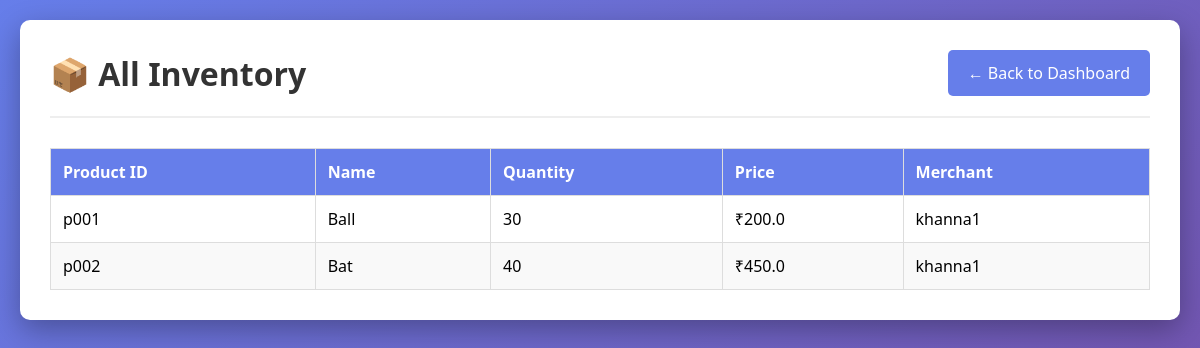
Page /admin/inventory (signed in) on the committed database.
### tables this page shows
CREATE TABLE products (
        product_id TEXT PRIMARY KEY,
        name TEXT NOT NULL,
        quantity INTEGER NOT NULL,
        price REAL NOT NULL,
        merchant_id INTEGER,
        FOREIGN KEY (merchant_id) REFERENCES users(user_id)
    );

CREATE TABLE users (
        user_id INTEGER PRIMARY KEY AUTOINCREMENT,
        username TEXT UNIQUE NOT NULL,
        password TEXT NOT NULL,
        role TEXT NOT NULL,
        created_at TEXT
    );

### app.py (the view)
@app.route("/admin/inventory")
@login_required
@admin_required
def admin_inventory():
    conn = sqlite3.connect("inventory.db")
    cursor = conn.cursor()
    cursor.execute("""
        SELECT p.*, u.username
        FROM products p
        LEFT JOIN users u ON p.merchant_id = u.user_id
    """)
    products = cursor.fetchall()
    conn.close()
    return render_template("admin/inventory.html", products=products)

### app.py (called while the page is built)
def login_required(f):
    @wraps(f)
    def decorated_function(*args, **kwargs):
        if 'user_id' not in session:
            return redirect(url_for('login'))
        return f(*args, **kwargs)
    return decorated_function

def admin_required(f):
    @wraps(f)
    def decorated_function(*args, **kwargs):
        if session.get('role') != 'admin':
            return "Access Denied", 403
        return f(*args, **kwargs)
    return decorated_function

### templates/admin/inventory.html (shortened to what this page needs)
<!DOCTYPE html>
<html lang="en">
<head>
    <link rel="stylesheet" href="{{ url_for('static', filename='style.css') }}">
</head>
<body>
    <div class="container">
        <div class="header">
            <h1>📦 All Inventory</h1>
            <a href="/admin/dashboard" class="btn">← Back to Dashboard</a>
        </div>
        <table>
            <thead>
                <tr>
                    <th>Product ID</th>
                    <th>Name</th>
                    <th>Quantity</th>
                    <th>Price</th>
                    <th>Merchant</th>
                </tr>
            </thead>
            <tbody>
                {% for product in products %}
                <tr>
                    <td>{{ product[0] }}</td>
                    <td>{{ product[1] }}</td>
                    <td>{{ product[2] }}</td>
                    <td>₹{{ product[3] }}</td>
                    <td>{{ product[5] if product[5] else 'N/A' }}</td>
                </tr>
                {% endfor %}
            </tbody>
        </table>
    </div>
</body>
</html>

### static/style.css (style rules this page uses)
* { margin: 0; padding: 0; box-sizing: border-box; }
body { font-family: 'Segoe UI', Tahoma, Geneva, Verdana, sans-serif; background: linear-gradient(135deg, #667eea 0%, #764ba2 100%); min-height: 100vh; padding: 20px; }
.container { max-width: 1200px; margin: 0 auto; background: white; padding: 30px; border-radius: 10px; box-shadow: 0 10px 30px rgba(0,0,0,0.3); }
.header { display: flex; justify-content: space-between; align-items: center; margin-bottom: 30px; padding-bottom: 20px; border-bottom: 2px solid #eee; }
.header h1 { color: #333; font-size: 2em; }
.btn { display: inline-block; background: #667eea; color: white; padding: 12px 20px; text-decoration: none; border-radius: 5px; text-align: center; transition: 0.3s; border: none; cursor: pointer; font-size: 1em; }
table { width: 100%; border-collapse: collapse; margin-top: 20px; }
th, td { border: 1px solid #ddd; padding: 12px; text-align: left; }
th { background: #667eea; color: white; font-weight: bold; }
tr:nth-child(even) { background: #f9f9f9; }
h1 { color: #333; }

### rows in the picture
products: product_id "p001", name "Ball", quantity "30", price "200.0", username "khanna1"
products: product_id "p002", name "Bat", quantity "40", price "450.0", username "khanna1"
